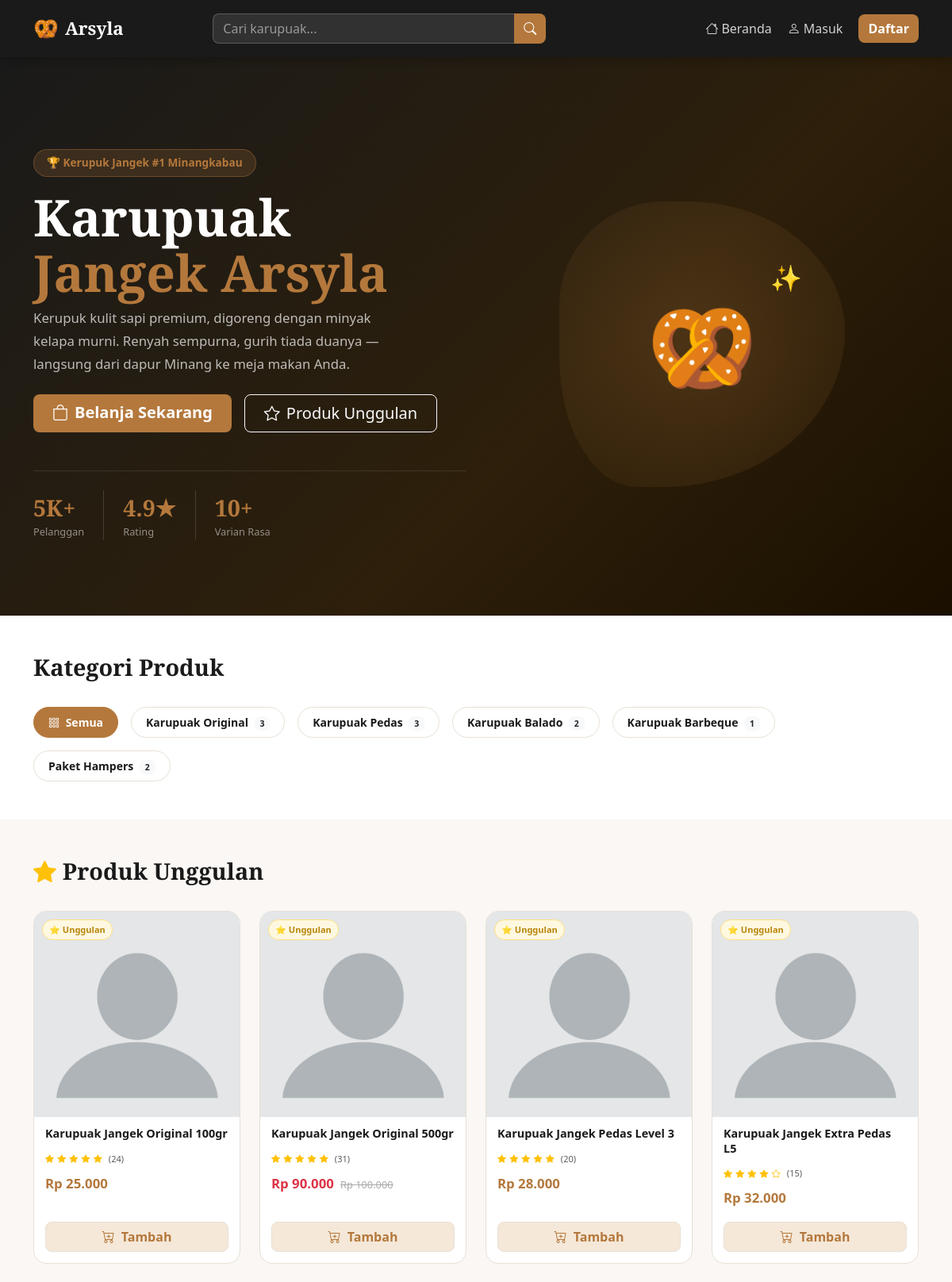
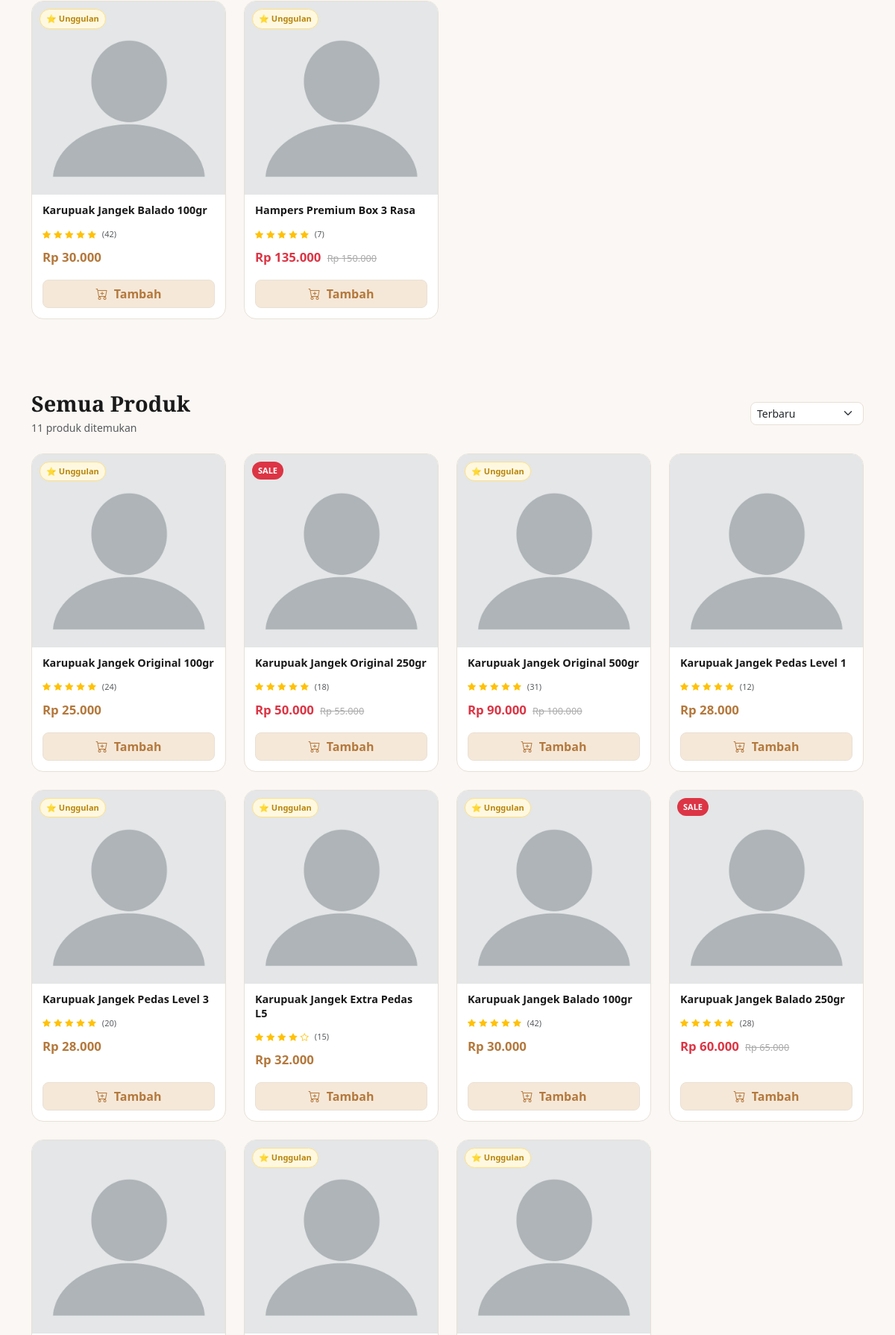
The page / (upper part) on the database its author committed (2 pictures, top to bottom).
### tables this page shows
CREATE TABLE IF NOT EXISTS `categories` (
    `id`          INT UNSIGNED AUTO_INCREMENT PRIMARY KEY,
    `name`        VARCHAR(100) NOT NULL,
    `slug`        VARCHAR(120) NOT NULL UNIQUE,
    `description` TEXT DEFAULT NULL,
    `image`       VARCHAR(255) DEFAULT NULL,
    `is_active`   TINYINT(1) NOT NULL DEFAULT 1,
    `sort_order`  INT NOT NULL DEFAULT 0,
    `created_at`  TIMESTAMP NOT NULL DEFAULT CURRENT_TIMESTAMP
);

CREATE TABLE IF NOT EXISTS `products` (
    `id`           INT UNSIGNED AUTO_INCREMENT PRIMARY KEY,
    `category_id`  INT UNSIGNED NOT NULL,
    `name`         VARCHAR(200) NOT NULL,
    `slug`         VARCHAR(220) NOT NULL UNIQUE,
    `description`  TEXT DEFAULT NULL,
    `price`        DECIMAL(12,2) NOT NULL DEFAULT 0,
    `price_sale`   DECIMAL(12,2) DEFAULT NULL,
    `stock`        INT NOT NULL DEFAULT 0,
    `weight`       INT NOT NULL DEFAULT 100 COMMENT 'gram, untuk hitung ongkir',
    `image`        VARCHAR(255) DEFAULT NULL,
    `is_active`    TINYINT(1) NOT NULL DEFAULT 1,
    `is_featured`  TINYINT(1) NOT NULL DEFAULT 0,
    `sold_count`   INT NOT NULL DEFAULT 0,
    `rating_avg`   DECIMAL(3,2) NOT NULL DEFAULT 0,
    `rating_count` INT NOT NULL DEFAULT 0,
    `created_at`   TIMESTAMP NOT NULL DEFAULT CURRENT_TIMESTAMP,
    `updated_at`   TIMESTAMP NOT NULL DEFAULT CURRENT_TIMESTAMP ON UPDATE CURRENT_TIMESTAMP,
    FOREIGN KEY (`category_id`) REFERENCES `categories`(`id`) ON DELETE RESTRICT
);

### app/Views/partials/product_card.php (the view, shortened to what the rows shown need)
<div class="col-6 col-md-4 col-lg-3">
    <div class="ka-product-card h-100">
        <?php if ($p->isFeatured): ?>
            <span class="ka-product-badge-featured">⭐ Unggulan</span>
        <?php elseif ($p->isOnSale()): ?>
            <span class="ka-product-badge-sale">SALE</span>
        <?php endif; ?>
        <a href="<?= APP_URL ?>/product/<?= $p->id ?>" class="ka-product-img-wrap">
            <img src="<?= $p->imageUrl() ?>" alt="<?= htmlspecialchars($p->name) ?>" class="ka-product-img" loading="lazy">
        </a>
        <div class="ka-product-body">
            <h6 class="ka-product-name">
                <a href="<?= APP_URL ?>/product/<?= $p->id ?>"><?= htmlspecialchars($p->name) ?></a>
            </h6>
            <?php if ($p->ratingCount > 0): ?>
                <div class="ka-product-rating">
                    <?php for ($i = 1; $i <= 5; $i++): ?>
                        <i class="bi bi-star<?= $i <= round($p->ratingAvg) ? '-fill' : '' ?> text-warning" style="font-size:11px"></i>
                    <?php endfor; ?>
                    <span class="ms-1 text-muted" style="font-size:11px">(<?= $p->ratingCount ?>)</span>
                </div>
            <?php endif; ?>
            <div class="ka-product-price mt-2">
                <?php if ($p->isOnSale()): ?>
                    <span class="ka-price-sale">Rp <?= number_format($p->priceSale, 0, ',', '.') ?></span>
                    <span class="ka-price-original">Rp <?= number_format($p->price, 0, ',', '.') ?></span>
                <?php else: ?>
                    <span class="ka-price-main">Rp <?= number_format($p->price, 0, ',', '.') ?></span>
                <?php endif; ?>
            </div>
        </div>
        <div class="ka-product-footer">
            <?php if ($p->stock > 0): ?>
                <button class="btn ka-btn-add-cart w-100"
                    onclick="addToCart(<?= $p->id ?>, this)"
                    <?= !\Core\Session::isLoggedIn() ? 'data-login-required="1"' : '' ?>>
                    <i class="bi bi-cart-plus me-1"></i> Tambah
                </button>
            <?php else: ?>
                <button class="btn btn-secondary w-100" disabled>Stok Habis</button>
            <?php endif; ?>
        </div>
    </div>
</div>

### app/Views/home/index.php (shortened to what the rows shown need)
<section class="ka-hero">
    <div class="container">
        <div class="row align-items-center min-vh-60">
            <div class="col-lg-6">
                <span class="ka-hero-badge mb-3 d-inline-block">🏆 Kerupuk Jangek #1 Minangkabau</span>
                <h1 class="ka-hero-title">Karupuak<br><span class="ka-hero-accent">Jangek Arsyla</span></h1>
                <p class="ka-hero-desc">Kerupuk kulit sapi premium, digoreng dengan minyak kelapa murni. Renyah sempurna, gurih tiada duanya — langsung dari dapur Minang ke meja makan Anda.</p>
                <div class="d-flex gap-3 flex-wrap mt-4">
                    <a href="#katalog" class="btn ka-btn-primary btn-lg px-4">
                        <i class="bi bi-bag me-2"></i>Belanja Sekarang
                    </a>
                    <a href="#featured" class="btn btn-outline-light btn-lg px-4">
                        <i class="bi bi-star me-2"></i>Produk Unggulan
                    </a>
                </div>
                <div class="ka-hero-stats d-flex gap-4 mt-5">
                    <div>
                        <div class="ka-stat-num">5K+</div>
                        <div class="ka-stat-label">Pelanggan</div>
                    </div>
                    <div>
                        <div class="ka-stat-num">4.9★</div>
                        <div class="ka-stat-label">Rating</div>
                    </div>
                    <div>
                        <div class="ka-stat-num">10+</div>
                        <div class="ka-stat-label">Varian Rasa</div>
                    </div>
                </div>
            </div>
            <div class="col-lg-6 d-none d-lg-flex justify-content-center">
                <div class="ka-hero-image-wrap">
                    <div class="ka-hero-blob"></div>
                    <div class="ka-hero-emoji-float">🥨</div>
                    <div class="ka-hero-emoji-float2">✨</div>
                </div>
            </div>
        </div>
    </div>
</section>
<section class="py-5 bg-white" id="kategori">
    <div class="container">
        <div class="d-flex align-items-center justify-content-between mb-4">
            <h2 class="ka-section-title">Kategori Produk</h2>
        </div>
        <div class="d-flex gap-3 flex-wrap">
            <a href="<?= APP_URL ?>" class="ka-cat-chip <?= !($activeCategory ?? null) ? 'active' : '' ?>">
                <i class="bi bi-grid-3x3-gap me-1"></i> Semua
            </a>
            <?php foreach ($categories as $cat): ?>
                <a href="<?= APP_URL ?>?category=<?= $cat->id ?>"
                    class="ka-cat-chip <?= ($activeCategory == $cat->id) ? 'active' : '' ?>">
                    <?= htmlspecialchars($cat->name) ?>
                    <?php if ($cat->productCount > 0): ?>
                        <span class="ms-1 badge bg-light text-dark"><?= $cat->productCount ?></span>
                    <?php endif; ?>
                </a>
            <?php endforeach; ?>
        </div>
    </div>
</section>
<?php if (!empty($featured) && !($search ?? '') && !($activeCategory ?? null)): ?>
    <section class="py-5" id="featured" style="background:var(--ka-light)">
        <div class="container">
            <div class="d-flex align-items-center justify-content-between mb-4">
                <h2 class="ka-section-title"><i class="bi bi-star-fill text-warning me-2"></i>Produk Unggulan</h2>
            </div>
            <div class="row g-4">
                <?php foreach ($featured as $p): ?>
                    <?php include __DIR__ . '/../partials/product_card.php'; ?>
                <?php endforeach; ?>
            </div>
        </div>
    </section>
<?php endif; ?>
<section class="py-5" id="katalog">
    <div class="container">
        <div class="d-flex align-items-center justify-content-between mb-4 flex-wrap gap-3">
            <div>
                <h2 class="ka-section-title mb-1">
                    <?php if ($search ?? ''): ?>
                        Hasil pencarian: "<?= htmlspecialchars($search) ?>"
                    <?php else: ?>
                        Semua Produk
                    <?php endif; ?>
                </h2>
                <p class="text-muted small mb-0"><?= $pagination['total'] ?> produk ditemukan</p>
            </div>
            <form method="GET" action="<?= APP_URL ?>" class="d-flex align-items-center gap-2">
                <select name="sort" class="form-select form-select-sm ka-sort-select" onchange="this.form.submit()">
                    <option value="created_at" <?= ($pagination['page'] ?? '') ? '' : 'selected' ?>>Terbaru</option>
                </select>
            </form>
        </div>
        <?php if (empty($products)): ?>
            <div class="text-center py-5">
                <div style="font-size:4rem">🔍</div>
                <h4 class="mt-3">Produk tidak ditemukan</h4>
                <p class="text-muted">Coba kata kunci lain atau lihat semua produk.</p>
                <a href="<?= APP_URL ?>" class="btn ka-btn-primary">Lihat Semua Produk</a>
            </div>
        <?php else: ?>
            <div class="row g-4" id="productGrid">
                <?php foreach ($products as $p): ?>
                    <?php include __DIR__ . '/../partials/product_card.php'; ?>
                <?php endforeach; ?>
            </div>
        <?php endif; ?>
    </div>
</section>

### core/Router.php (shortened to what the rows shown need)
<?php
class Router
{
    private array $routes = [];
    public function get(string $path, string $handler): void
    {
        $this->routes['GET'][$path] = $handler;
    }
    public function post(string $path, string $handler): void
    {
        $this->routes['POST'][$path] = $handler;
    }
    public function dispatch(Request $request, Response $response): void
    {
        $method = $request->method();
        $url    = $request->url();
        foreach (($this->routes[$method] ?? []) as $route => $handler) {
            $pattern = $this->buildPattern($route);
            if (preg_match($pattern, $url, $matches)) {
                array_shift($matches);
                $params = array_values($matches);
                [$controllerName, $action] = explode('@', $handler);
                $controller = new $fullClass();
                call_user_func_array([$controller, $action], $params);
                return;
            }
        }
    }
    private function buildPattern(string $route): string
    {
        $pattern = preg_replace('/\{[a-z_]+\}/', '([^/]+)', $route);
        return '#^' . $pattern . '$#';
    }
}

### rows shown on the page
categories: name "Karupuak Original", productCount "3"
categories: name "Karupuak Pedas", productCount "3"
categories: name "Karupuak Balado", productCount "2"
categories: name "Karupuak Barbeque", productCount "1"
categories: name "Paket Hampers", productCount "2"
products: is_featured "⭐ Unggulan", name "Karupuak Jangek Original 100gr", rating_count "24", price "25.000"
products: is_featured "⭐ Unggulan", name "Karupuak Jangek Original 500gr", rating_count "31", price_sale "90.000", price "100.000"
products: is_featured "⭐ Unggulan", name "Karupuak Jangek Pedas Level 3", rating_count "20", price "28.000"
products: is_featured "⭐ Unggulan", name "Karupuak Jangek Extra Pedas L5", rating_avg 4.4 (drawn), rating_count "15", price "32.000"
products: is_featured "⭐ Unggulan", name "Karupuak Jangek Balado 100gr", rating_count "42", price "30.000"
products: is_featured "⭐ Unggulan", name "Hampers Premium Box 3 Rasa", rating_count "7", price_sale "135.000", price "150.000"
products: is_featured "SALE", name "Karupuak Jangek Original 250gr", rating_count "18", price_sale "50.000", price "55.000"
products: name "Karupuak Jangek Pedas Level 1", rating_count "12", price "28.000"
products: is_featured "SALE", name "Karupuak Jangek Balado 250gr", rating_count "28", price_sale "60.000", price "65.000"
products: is_featured "⭐ Unggulan"
